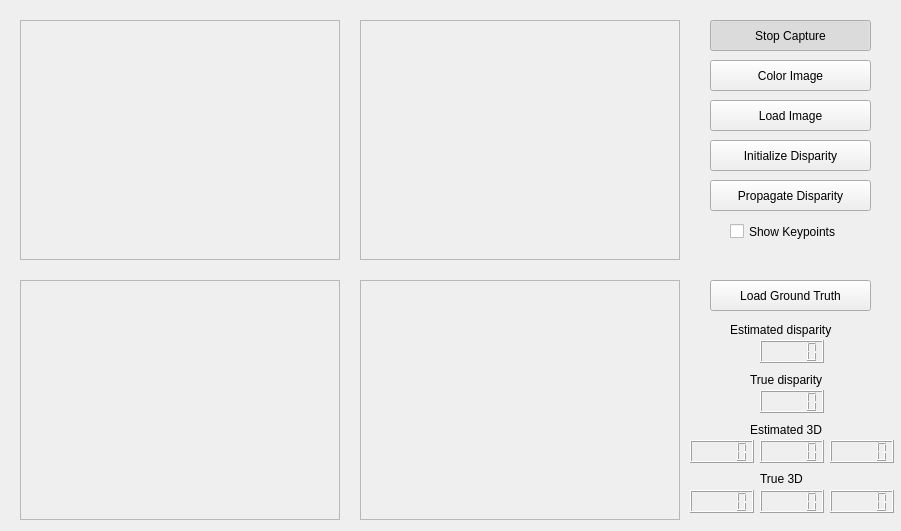
<?xml version="1.0" encoding="UTF-8"?>
<ui version="4.0">
 <class>MainWindow</class>
 <widget class="QWidget" name="MainWindow">
  <property name="geometry">
   <rect>
    <x>0</x>
    <y>0</y>
    <width>901</width>
    <height>531</height>
   </rect>
  </property>
  <property name="windowTitle">
   <string>Proyecto de Visión Artificial</string>
  </property>
  <widget class="QFrame" name="imageFrameS">
   <property name="geometry">
    <rect>
     <x>20</x>
     <y>20</y>
     <width>320</width>
     <height>240</height>
    </rect>
   </property>
   <property name="frameShape">
    <enum>QFrame::StyledPanel</enum>
   </property>
   <property name="frameShadow">
    <enum>QFrame::Raised</enum>
   </property>
  </widget>
  <widget class="QFrame" name="imageFrameD">
   <property name="geometry">
    <rect>
     <x>360</x>
     <y>20</y>
     <width>320</width>
     <height>240</height>
    </rect>
   </property>
   <property name="frameShape">
    <enum>QFrame::StyledPanel</enum>
   </property>
   <property name="frameShadow">
    <enum>QFrame::Raised</enum>
   </property>
  </widget>
  <widget class="QPushButton" name="captureButton">
   <property name="geometry">
    <rect>
     <x>710</x>
     <y>20</y>
     <width>161</width>
     <height>31</height>
    </rect>
   </property>
   <property name="text">
    <string>Stop Capture</string>
   </property>
   <property name="checkable">
    <bool>true</bool>
   </property>
   <property name="checked">
    <bool>true</bool>
   </property>
  </widget>
  <widget class="QPushButton" name="colorButton">
   <property name="geometry">
    <rect>
     <x>710</x>
     <y>60</y>
     <width>161</width>
     <height>31</height>
    </rect>
   </property>
   <property name="text">
    <string>Color Image</string>
   </property>
   <property name="checkable">
    <bool>true</bool>
   </property>
   <property name="checked">
    <bool>false</bool>
   </property>
  </widget>
  <widget class="QPushButton" name="loadButton">
   <property name="geometry">
    <rect>
     <x>710</x>
     <y>100</y>
     <width>161</width>
     <height>31</height>
    </rect>
   </property>
   <property name="text">
    <string>Load Image</string>
   </property>
   <property name="checkable">
    <bool>false</bool>
   </property>
   <property name="checked">
    <bool>false</bool>
   </property>
  </widget>
  <widget class="QFrame" name="dispFrm">
   <property name="geometry">
    <rect>
     <x>20</x>
     <y>280</y>
     <width>320</width>
     <height>240</height>
    </rect>
   </property>
   <property name="frameShape">
    <enum>QFrame::StyledPanel</enum>
   </property>
   <property name="frameShadow">
    <enum>QFrame::Raised</enum>
   </property>
  </widget>
  <widget class="QFrame" name="dispCheckFrm">
   <property name="geometry">
    <rect>
     <x>360</x>
     <y>280</y>
     <width>320</width>
     <height>240</height>
    </rect>
   </property>
   <property name="frameShape">
    <enum>QFrame::StyledPanel</enum>
   </property>
   <property name="frameShadow">
    <enum>QFrame::Raised</enum>
   </property>
  </widget>
  <widget class="QLCDNumber" name="xTrue">
   <property name="geometry">
    <rect>
     <x>690</x>
     <y>490</y>
     <width>64</width>
     <height>23</height>
    </rect>
   </property>
  </widget>
  <widget class="QLCDNumber" name="zTrue">
   <property name="geometry">
    <rect>
     <x>830</x>
     <y>490</y>
     <width>64</width>
     <height>23</height>
    </rect>
   </property>
  </widget>
  <widget class="QLCDNumber" name="yTrue">
   <property name="geometry">
    <rect>
     <x>760</x>
     <y>490</y>
     <width>64</width>
     <height>23</height>
    </rect>
   </property>
  </widget>
  <widget class="QLCDNumber" name="zEst">
   <property name="geometry">
    <rect>
     <x>830</x>
     <y>440</y>
     <width>64</width>
     <height>23</height>
    </rect>
   </property>
  </widget>
  <widget class="QLCDNumber" name="yEst">
   <property name="geometry">
    <rect>
     <x>760</x>
     <y>440</y>
     <width>64</width>
     <height>23</height>
    </rect>
   </property>
  </widget>
  <widget class="QLCDNumber" name="xEst">
   <property name="geometry">
    <rect>
     <x>690</x>
     <y>440</y>
     <width>64</width>
     <height>23</height>
    </rect>
   </property>
  </widget>
  <widget class="QLabel" name="label">
   <property name="geometry">
    <rect>
     <x>760</x>
     <y>470</y>
     <width>67</width>
     <height>17</height>
    </rect>
   </property>
   <property name="text">
    <string>True 3D</string>
   </property>
  </widget>
  <widget class="QLabel" name="label_2">
   <property name="geometry">
    <rect>
     <x>750</x>
     <y>420</y>
     <width>91</width>
     <height>20</height>
    </rect>
   </property>
   <property name="text">
    <string>Estimated 3D</string>
   </property>
  </widget>
  <widget class="QLCDNumber" name="trueLCD">
   <property name="geometry">
    <rect>
     <x>760</x>
     <y>390</y>
     <width>64</width>
     <height>23</height>
    </rect>
   </property>
  </widget>
  <widget class="QLabel" name="label_3">
   <property name="geometry">
    <rect>
     <x>750</x>
     <y>370</y>
     <width>111</width>
     <height>20</height>
    </rect>
   </property>
   <property name="text">
    <string>True disparity</string>
   </property>
  </widget>
  <widget class="QLabel" name="label_4">
   <property name="geometry">
    <rect>
     <x>730</x>
     <y>320</y>
     <width>131</width>
     <height>20</height>
    </rect>
   </property>
   <property name="text">
    <string>Estimated disparity</string>
   </property>
  </widget>
  <widget class="QLCDNumber" name="estimatedLCD">
   <property name="geometry">
    <rect>
     <x>760</x>
     <y>340</y>
     <width>64</width>
     <height>23</height>
    </rect>
   </property>
  </widget>
  <widget class="QPushButton" name="dispInitBtn">
   <property name="geometry">
    <rect>
     <x>710</x>
     <y>140</y>
     <width>161</width>
     <height>31</height>
    </rect>
   </property>
   <property name="text">
    <string>Initialize Disparity</string>
   </property>
   <property name="checkable">
    <bool>false</bool>
   </property>
   <property name="checked">
    <bool>false</bool>
   </property>
  </widget>
  <widget class="QPushButton" name="loadGTBtn">
   <property name="geometry">
    <rect>
     <x>710</x>
     <y>280</y>
     <width>161</width>
     <height>31</height>
    </rect>
   </property>
   <property name="text">
    <string>Load Ground Truth</string>
   </property>
   <property name="checkable">
    <bool>false</bool>
   </property>
   <property name="checked">
    <bool>false</bool>
   </property>
  </widget>
  <widget class="QPushButton" name="disPropBtn">
   <property name="geometry">
    <rect>
     <x>710</x>
     <y>180</y>
     <width>161</width>
     <height>31</height>
    </rect>
   </property>
   <property name="text">
    <string>Propagate Disparity</string>
   </property>
   <property name="checkable">
    <bool>false</bool>
   </property>
   <property name="checked">
    <bool>false</bool>
   </property>
  </widget>
  <widget class="QCheckBox" name="kpChbx">
   <property name="geometry">
    <rect>
     <x>730</x>
     <y>220</y>
     <width>131</width>
     <height>23</height>
    </rect>
   </property>
   <property name="text">
    <string>Show Keypoints</string>
   </property>
   <property name="checked">
    <bool>false</bool>
   </property>
  </widget>
 </widget>
 <resources/>
 <connections/>
</ui>
